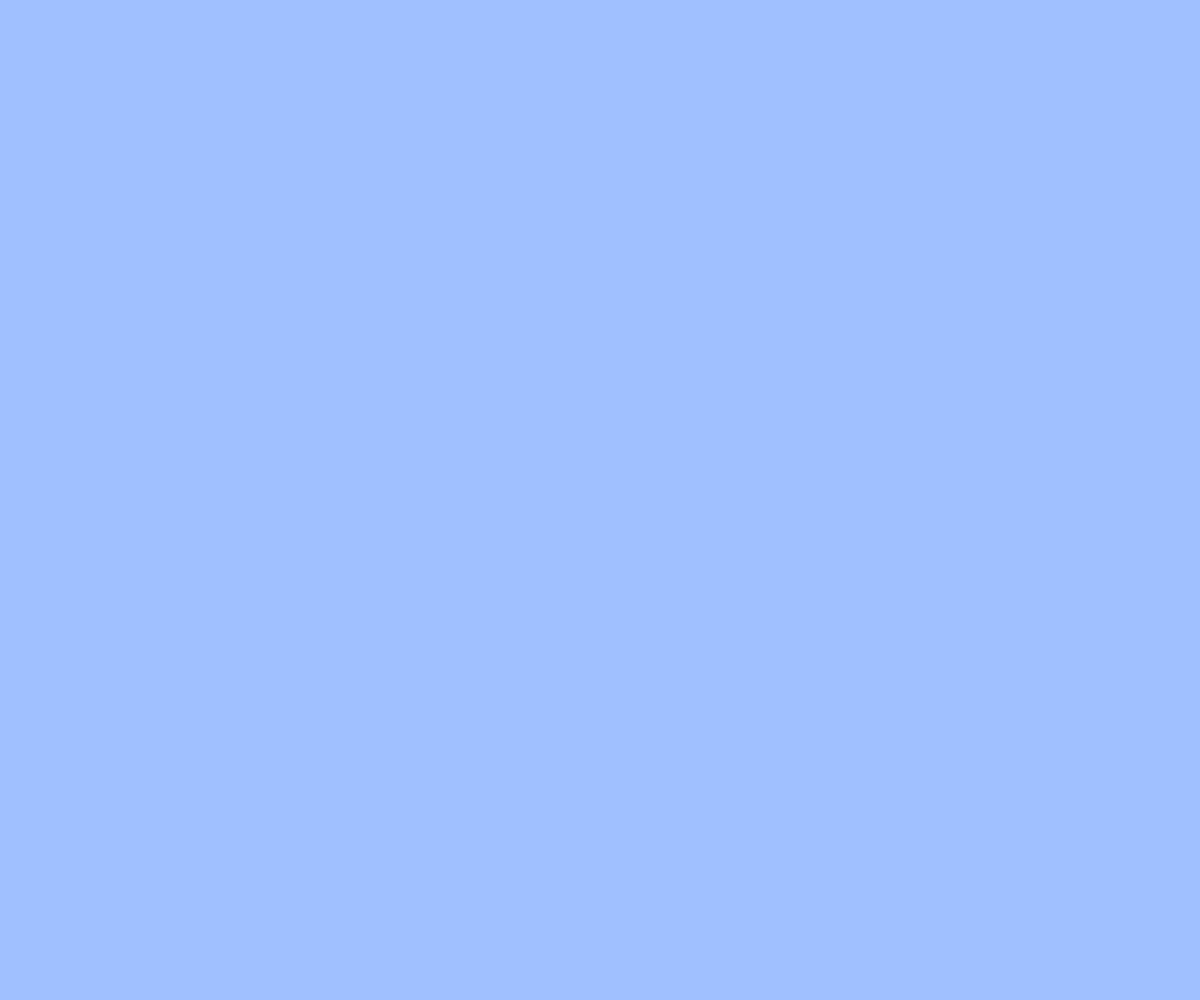
Frame 1 (no input)
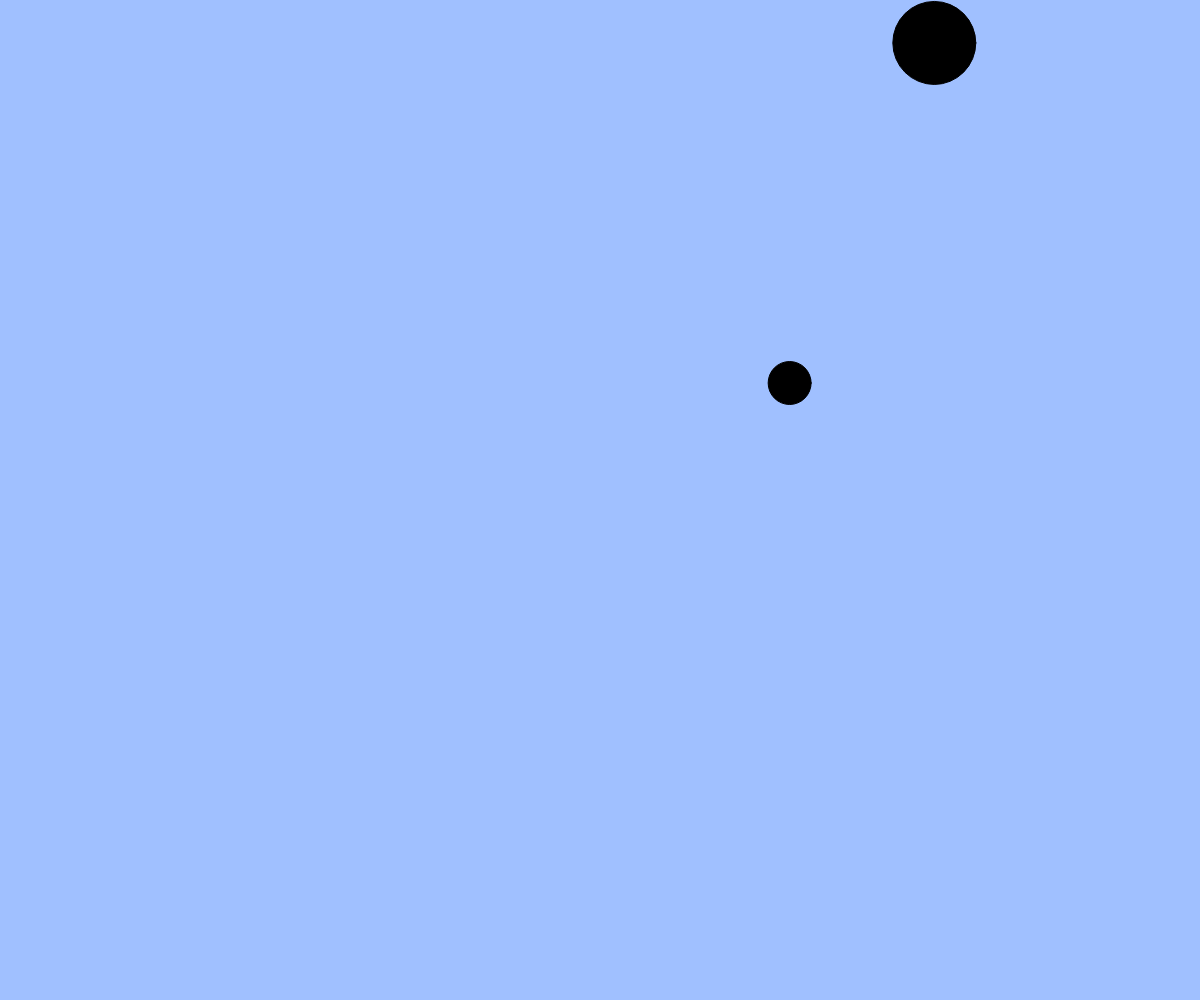
Frame 60 (no input)
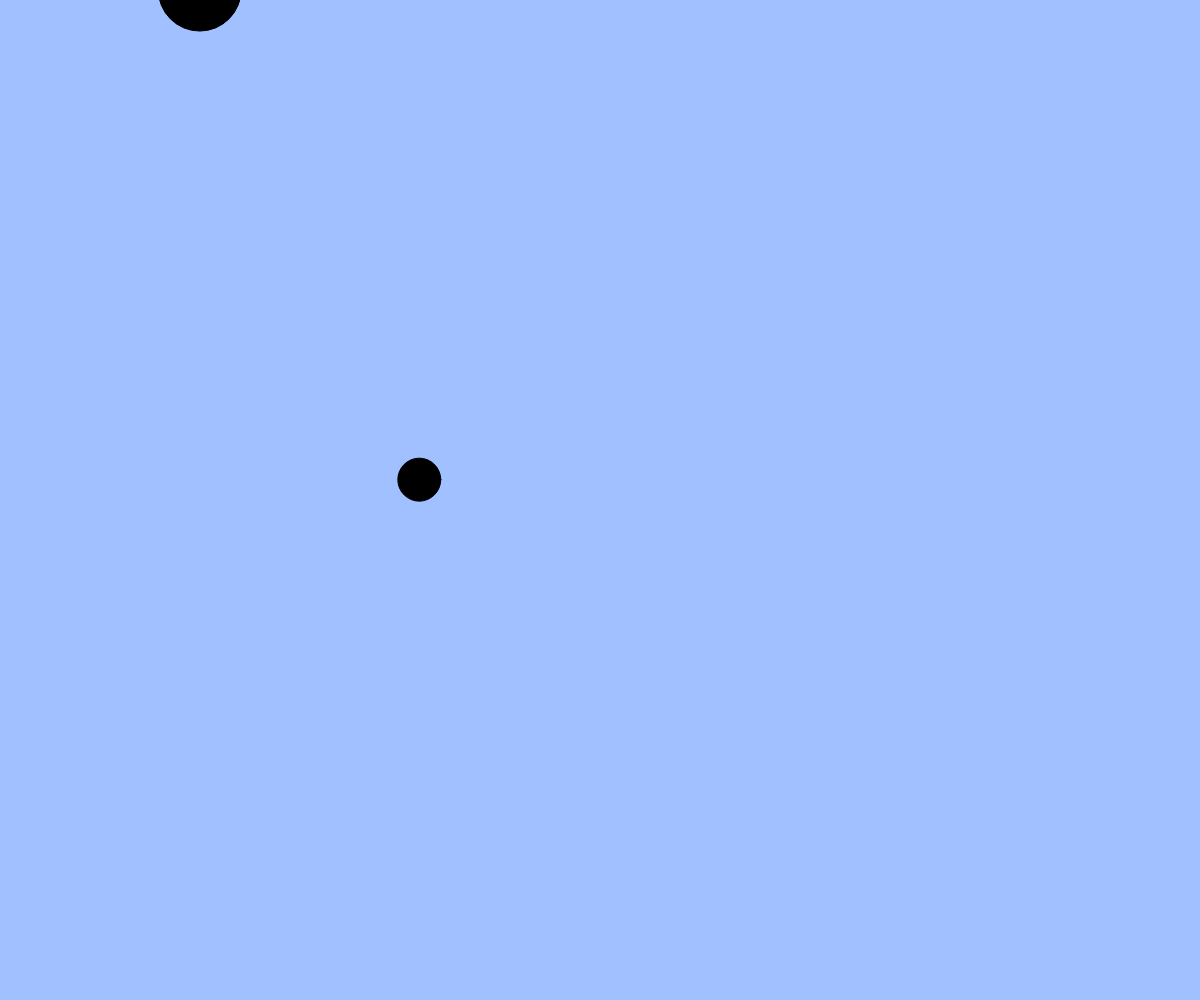
Frame 120 (the mouse pressed at the canvas centre since frame 60)

The p5.js sketch that drew these frames (run headless with seeded random() and noise() and a simulated clock; from frame 60 on, the mouse is pressed at the canvas centre):

// p5.js sketch
// ── sketch.js
// たくさん出てくるアニメーション
let balls;
let targets; // 追加（ボールを当てる的）

function setup() {
  createCanvas(windowWidth, windowHeight);
  balls = [];
  targets = [];
}

function windowResized() {
  resizeCanvas(windowWidth, windowHeight);
}

function draw() {
  background(160, 192, 255);

  // 的のアニメーション（注意：追加しないと何も起きない）
  for (let i = 0; i < targets.length; i++) {
    let t = targets[i];
    fill(0);
    ellipse(t.x, t.y, t.size);
    t.x += t.vx;
    t.y += t.vy;
    t.size += 2;
  }

  // ボールのアニメーション
  for (let i = 0; i < balls.length; i++) {
    let b = balls[i];
    fill(255);
    ellipse(b.x, b.y, b.size);
    b.x += b.vx;
    b.y += b.vy;
  }

  // 画面外に出たボールを配列から削除する
  const ballsInCanvas = []; // 画面内のボールを一時的に保持する配列
  for (let i = 0; i < balls.length; i++) {
    let b = balls[i];
    if (b.x > 0 && b.x < width && b.y > 0 && b.y < height) { // 画面内
      ballsInCanvas.push(b);
    }
  }
  balls = ballsInCanvas; // 画面内のボールだけを残す

  // 補足：filter 関数を使うともっと簡単に書ける
  // balls = balls.filter(insideCanvas);

  if (frameCount % 20 === 0) { // 20フレームごとに新しい的を追加する
    // BLANK[1] 新しい的オブジェクトを作成して targets 配列に追加しよう
    let a = { x: windowWidth / 2, y: windowHeight / 2, size: 5, vx: random(-20,20), vy: random(-20,20) }
    targets.push(a)
  }

  // ボールに当たった or 大きくなりすぎた的を配列から削除する
  const activeTargets = []; // 生き残った的を一時的に保持する配列
  for (let i = 0; i < targets.length; i++) {
    let t = targets[i];
    if (t.size < 200) { // 大きくなりすぎていない
      let hit = false;
      for (let j = 0; j < balls.length; j++) { // すべてのボールと衝突判定
        let b = balls[j];
        // BLANK[2]
      }
      if (!hit) activeTargets.push(t); // 衝突していなければ生き残る
    }
  }
  targets = activeTargets; // 生き残った的だけを残す
}

function mouseDragged() {
  const dx = mouseX - pmouseX;
  const dy = mouseY - pmouseY;
  if (mag(dx, dy) > 5) {
    const b = { x: mouseX, y: mouseY, size: 20, vx: dx, vy: dy };
    balls.push(b);
  }
}

function insideCanvas(b) {
  return b.x > 0 && b.x < width && b.y > 0 && b.y < height;
}
